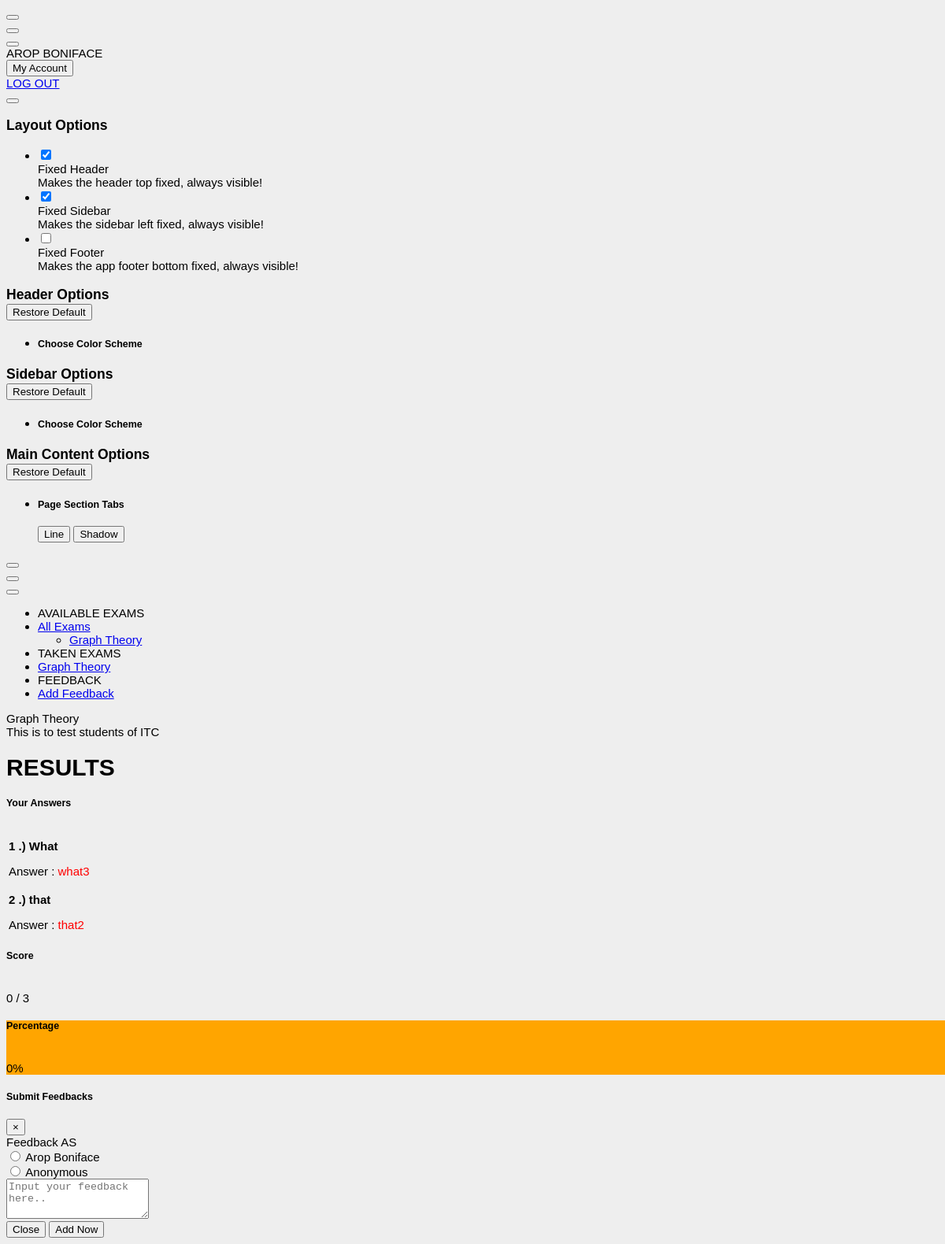
The page /onlineexam/home.php?page=result&id=28 (signed in) on the database its author committed.
### tables this page shows
CREATE TABLE `examinee_tbl` (
  `exmne_id` int(11) NOT NULL,
  `exmne_fullname` varchar(1000) NOT NULL,
  `exmne_course` varchar(1000) NOT NULL,
  `exmne_gender` varchar(1000) NOT NULL,
  `exmne_birthdate` varchar(1000) NOT NULL,
  `exmne_year_level` varchar(1000) NOT NULL,
  `exmne_email` varchar(1000) NOT NULL,
  `exmne_password` varchar(1000) NOT NULL,
  `exmne_status` varchar(1000) NOT NULL DEFAULT 'active'
);

CREATE TABLE `exam_tbl` (
  `ex_id` int(11) NOT NULL,
  `cou_id` int(11) NOT NULL,
  `ex_title` varchar(1000) NOT NULL,
  `ex_time_limit` varchar(1000) NOT NULL,
  `ex_questlimit_display` int(11) NOT NULL,
  `ex_description` varchar(1000) NOT NULL,
  `ex_created` timestamp NOT NULL DEFAULT current_timestamp() ON UPDATE current_timestamp()
);

CREATE TABLE `exam_question_tbl` (
  `eqt_id` int(11) NOT NULL,
  `exam_id` int(11) NOT NULL,
  `exam_question` varchar(1000) NOT NULL,
  `exam_ch1` varchar(1000) NOT NULL,
  `exam_ch2` varchar(1000) NOT NULL,
  `exam_ch3` varchar(1000) NOT NULL,
  `exam_ch4` varchar(1000) NOT NULL,
  `exam_answer` varchar(1000) NOT NULL,
  `exam_status` varchar(1000) NOT NULL DEFAULT 'active'
);

CREATE TABLE `exam_answers` (
  `exans_id` int(11) NOT NULL,
  `axmne_id` int(11) NOT NULL,
  `exam_id` int(11) NOT NULL,
  `quest_id` int(11) NOT NULL,
  `exans_answer` varchar(1000) NOT NULL,
  `exans_status` varchar(1000) NOT NULL DEFAULT 'new',
  `exans_created` timestamp NOT NULL DEFAULT current_timestamp() ON UPDATE current_timestamp()
);

### onlineexam/query/selectData.php (called while the page is built)
<?php
$exmneId = $_SESSION['examineeSession']['exmne_id'];
$selExmneeData = $conn->query("SELECT * FROM examinee_tbl WHERE exmne_id='$exmneId' ")->fetch(PDO::FETCH_ASSOC);
$exmneCourse =  $selExmneeData['exmne_course'];
$selExam = $conn->query("SELECT * FROM exam_tbl WHERE cou_id='$exmneCourse' ORDER BY ex_id DESC ");
 ?>

### onlineexam/pages/result.php (the view)
 <?php
    $examId = $_GET['id'];
    $selExam = $conn->query("SELECT * FROM exam_tbl WHERE ex_id='$examId' ")->fetch(PDO::FETCH_ASSOC);
 ?>
<div class="app-main__outer">
<div class="app-main__inner">
    <div id="refreshData">
    <div class="col-md-12">
        <div class="app-page-title">
            <div class="page-title-wrapper">
                <div class="page-title-heading">
                    <div>
                        <?php echo $selExam['ex_title']; ?>
                          <div class="page-title-subheading">
                            <?php echo $selExam['ex_description']; ?>
                          </div>
                    </div>
                </div>
            </div>
        </div>
        <div class="row col-md-12">
        	<h1 class="text-primary">RESULTS</h1>
        </div>
        <div class="row col-md-6 float-left">
        	<div class="main-card mb-3 card">
                <div class="card-body">
                	<h5 class="card-title">Your Answers</h5>
        			<table class="align-middle mb-0 table table-borderless table-striped table-hover" id="tableList">
                    <?php
                    	$selQuest = $conn->query("SELECT * FROM exam_question_tbl eqt INNER JOIN exam_answers ea ON eqt.eqt_id = ea.quest_id WHERE eqt.exam_id='$examId' AND ea.axmne_id='$exmneId' AND ea.exans_status='new' ");
                    	$i = 1;
                    	while ($selQuestRow = $selQuest->fetch(PDO::FETCH_ASSOC)) { ?>
                    		<tr>
                    			<td>
                    				<b><p><?php echo $i++; ?> .) <?php echo $selQuestRow['exam_question']; ?></p></b>
                    				<label class="pl-4 text-success">
                    					Answer :
                    					<?php
                    						if($selQuestRow['exam_answer'] != $selQuestRow['exans_answer'])
                    						{ ?>
                    							<span style="color:red"><?php echo $selQuestRow['exans_answer']; ?></span>
                    						<?PHP }
                    						else
                    						{ ?>
                    							<span class="text-success"><?php echo $selQuestRow['exans_answer']; ?></span>
                    						<?php }
                    					 ?>
                    				</label>
                    			</td>
                    		</tr>
                    	<?php }
                     ?>
	                 </table>
                </div>
            </div>
        </div>
        <div class="col-md-6 float-left">
        	<div class="col-md-6 float-left" >
        	<div class="card mb-3 widget-content bg-night-fade" >
                <div class="widget-content-wrapper text-white">
                    <div class="widget-content-left">
                        <div class="widget-heading"><h5>Score</h5></div>
                        <div class="widget-subheading" style="color: transparent;">/</div>
                    </div>
                    <div class="widget-content-right">
                        <div class="widget-numbers text-white">
                            <?php
                                $selScore = $conn->query("SELECT * FROM exam_question_tbl eqt INNER JOIN exam_answers ea ON eqt.eqt_id = ea.quest_id AND eqt.exam_answer = ea.exans_answer  WHERE ea.axmne_id='$exmneId' AND ea.exam_id='$examId' AND ea.exans_status='new' ");
                            ?>
                            <span>
                                <?php echo $selScore->rowCount(); ?>
                                <?php
                                    $over  = $selExam['ex_questlimit_display'];
                                 ?>
                            </span> / <?php echo $over; ?>
                        </div>
                    </div>
                </div>
            </div>
        	</div>
            <div class="col-md-6 float-left">
            <div class="card mb-3 widget-content bg-happy-green" style="background:orange">
                <div class="widget-content-wrapper text-white">
                    <div class="widget-content-left">
                        <div class="widget-heading"><h5>Percentage</h5></div>
                        <div class="widget-subheading" style="color: transparent;">/</div>
                        </div>
                        <div class="widget-content-right">
                        <div class="widget-numbers text-white">
                            <?php
                                $selScore = $conn->query("SELECT * FROM exam_question_tbl eqt INNER JOIN exam_answers ea ON eqt.eqt_id = ea.quest_id AND eqt.exam_answer = ea.exans_answer  WHERE ea.axmne_id='$exmneId' AND ea.exam_id='$examId' AND ea.exans_status='new' ");
                            ?>
                            <span>
                                <?php
                                    $score = $selScore->rowCount();
                                    $ans = $score / $over * 100;
                                    echo "$ans";
                                    echo "%";
                                 ?>
                            </span>
                        </div>
                    </div>
                </div>
            </div>
            </div>
        </div>
    </div>
    </div>
</div>

### onlineexam/includes/header.php (shortened to what this page needs)
<?php
  include("conn.php");
  include("query/selectData.php");
 ?>
<!doctype html>
<html lang="en">
<head>
    <link href="./main.css" rel="stylesheet">
    <link href="css/sweetalert.css" rel="stylesheet">
</head>
<body id="body">
    <div class="app-container app-theme-white body-tabs-shadow fixed-sidebar fixed-header">
        <div class="app-header header-shadow">
            <div class="app-header__logo">
                <div class="header__pane ml-auto">
                    <div>
                        <button type="button" class="hamburger close-sidebar-btn hamburger--elastic" data-class="closed-sidebar">
                        </button>
                    </div>
                </div>
            </div>
            <div class="app-header__mobile-menu">
                <div>
                    <button type="button" class="hamburger hamburger--elastic mobile-toggle-nav">
                    </button>
                </div>
            </div>
            <div class="app-header__menu">
                <span>
                    <button type="button" class="btn-icon btn-icon-only btn btn-primary btn-sm mobile-toggle-header-nav">
                    </button>
                </span>
            </div>    <div class="app-header__content">
                <div class="app-header-right">
                    <div class="header-btn-lg pr-0">
                        <div class="widget-content p-0">
                            <div class="widget-content-wrapper">
                                <div class="widget-content-left">
                                    <div class="btn-group">
                                        <a data-toggle="dropdown" aria-haspopup="true" aria-expanded="false" class="p-0 btn">
                                            <?php
                                                echo strtoupper($selExmneeData['exmne_fullname']);
                                             ?>
                                        </a>
                                        <div tabindex="-1" role="menu" aria-hidden="true" class="dropdown-menu dropdown-menu-right">
                                            <button type="button" tabindex="0" class="dropdown-item">My Account</button>
                                            <a href="query/logoutExe.php" class="dropdown-item">LOG OUT</a>
                                        </div>
                                    </div>
                                </div>
                            </div>
                        </div>
                    </div>        </div>
            </div>
        </div>

### onlineexam/includes/sidebar.php (shortened to what this page needs)
<div class="app-sidebar sidebar-shadow">
    <div class="app-header__logo">
        <div class="header__pane ml-auto">
            <div>
                <button type="button" class="hamburger close-sidebar-btn hamburger--elastic" data-class="closed-sidebar">
                </button>
            </div>
        </div>
    </div>
    <div class="app-header__mobile-menu">
        <div>
            <button type="button" class="hamburger hamburger--elastic mobile-toggle-nav">
            </button>
        </div>
    </div>
    <div class="app-header__menu">
        <span>
            <button type="button" class="btn-icon btn-icon-only btn btn-primary btn-sm mobile-toggle-header-nav">
            </button>
        </span>
    </div>    <div class="scrollbar-sidebar">
        <div class="app-sidebar__inner">
            <ul class="vertical-nav-menu">
                <li class="app-sidebar__heading">AVAILABLE EXAMS</li>
                <li>
                <a href="#">
                     All Exams
                </a>
                <ul >
                    <?php
                        if($selExam->rowCount() > 0)
                        {
                            while ($selExamRow = $selExam->fetch(PDO::FETCH_ASSOC)) { ?>
                                 <li>
                                 <a href="#" id="startQuiz" data-id="<?php echo $selExamRow['ex_id']; ?>"  >
                                    <?php
                                        $lenthOfTxt = strlen($selExamRow['ex_title']);
                                        if($lenthOfTxt >= 23)
                                        { ?>
                                            <?php echo substr($selExamRow['ex_title'], 0, 20);?>.....
                                        <?php }
                                        else
                                        {
                                            echo $selExamRow['ex_title'];
                                        }
                                     ?>
                                 </a>
                                 </li>
                            <?php }
                        }
                        else
                        { ?>
                            <a href="#">
                                <i class="metismenu-icon"></i>No Exam Available
                            </a>
                        <?php }
                     ?>
                </ul>
                </li>
                 <li class="app-sidebar__heading">TAKEN EXAMS</li>
                <li>
                  <?php
                    $selTakenExam = $conn->query("SELECT * FROM exam_tbl et INNER JOIN exam_attempt ea ON et.ex_id = ea.exam_id WHERE exmne_id='$exmneId' ORDER BY ea.examat_id  ");
                    if($selTakenExam->rowCount() > 0)
                    {
                        while ($selTakenExamRow = $selTakenExam->fetch(PDO::FETCH_ASSOC)) { ?>
                            <a href="home.php?page=result&id=<?php echo $selTakenExamRow['ex_id']; ?>" >
                                <?php echo $selTakenExamRow['ex_title']; ?>
                            </a>
                        <?php }
                    }
                    else
                    { ?>
                        <a href="#" class="pl-3">You are not taking exam yet</a>
                    <?php }
                   ?>
                </li>
                <li class="app-sidebar__heading">FEEDBACK</li>
                <li>
                    <a href="#" data-toggle="modal" data-target="#feedbacksModal" >
                        Add Feedback
                    </a>
                </li>
            </ul>
        </div>
    </div>
</div>

### onlineexam/includes/modals.php
<div class="modal fade" id="feedbacksModal" tabindex="-1" role="dialog" aria-labelledby="exampleModalLabel" aria-hidden="true">
  <div class="modal-dialog" role="document">
   <form class="refreshFrm" id="addFeebacks" method="post">
     <div class="modal-content">
      <div class="modal-header">
        <h5 class="modal-title" id="exampleModalLabel">Submit Feedbacks</h5>
        <button type="button" class="close" data-dismiss="modal" aria-label="Close">
          <span aria-hidden="true">&times;</span>
        </button>
      </div>
      <div class="modal-body">
        <div class="col-md-12">
          <div class="form-group">
            <label>Feedback AS</label><br>
            <?php
               $selMe = $conn->query("SELECT * FROM examinee_tbl WHERE exmne_id='$exmneId' ")->fetch(PDO::FETCH_ASSOC);
             ?>
            <input type="radio" name="asMe" value="<?php echo $selMe['exmne_fullname']; ?>"> <?php echo $selMe['exmne_fullname']; ?> <br>
            <input type="radio" name="asMe" value="Anonymous"> Anonymous
          </div>
          <div class="form-group">
           <textarea name="myFeedbacks" class="form-control" rows="3" placeholder="Input your feedback here.."></textarea>
          </div>
        </div>
      </div>
      <div class="modal-footer">
        <button type="button" class="btn btn-secondary" data-dismiss="modal">Close</button>
        <button type="submit" class="btn btn-primary">Add Now</button>
      </div>
    </div>
   </form>
  </div>
</div>

### rows shown on the page
examinee_tbl: exmne_fullname "AROP BONIFACE", exmne_fullname "Arop Boniface"
exam_tbl: ex_title "Graph Theory", ex_description "This is to test students of ITC", ex_questlimit_display "3", ex_questlimit_display "0"
exam_question_tbl: exam_question "What", exam_answers.exans_answer "what3"
exam_question_tbl: exam_question "that", exam_answers.exans_answer "that2"

### other values the page prints
$selScore->rowCount() "0"
